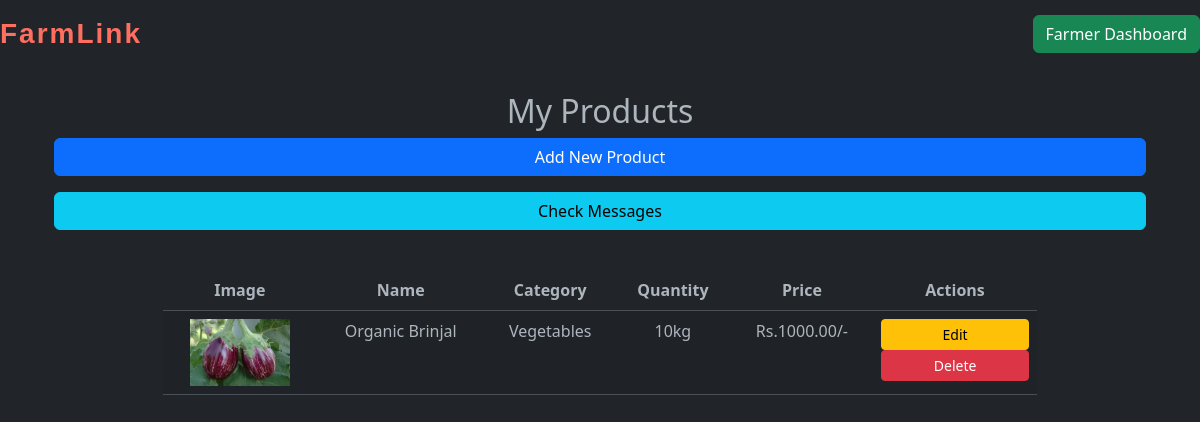
The app's page /products/farmer/dashboard/ (signed in) with its own data.
### products/models.py (models this page shows, shortened)
class Product(models.Model):
    CATEGORY_CHOICES = [
        ('Crops', 'Crops'),
        ('Fruits', 'Fruits'),
        ('Vegetables', 'Vegetables'),
    ]
    farmer = models.ForeignKey(settings.AUTH_USER_MODEL, on_delete=models.CASCADE, related_name='products')
    name = models.CharField(max_length=100)
    category = models.CharField(max_length=20, choices=CATEGORY_CHOICES)
    quantity = models.PositiveIntegerField()
    price = models.DecimalField(max_digits=10, decimal_places=2)
    image = models.ImageField(upload_to='product_images/', blank=True, null=True)
    created_at = models.DateTimeField(auto_now_add=True)

### products/views.py (the view)
# urls.py: path('farmer/dashboard/', views.farmer_dashboard, name='farmer_dashboard'),
@login_required
def farmer_dashboard(request):
    products = Product.objects.filter(farmer=request.user)
    return render(request, 'products/farmer_dashboard.html', {'products': products})

### products/templates/products/farmer_dashboard.html (shortened to what this page needs)
{% extends 'base.html' %}
{% load static %}
{% block content %}
<div class="container text-center">
    <h2>My Products</h2>
    <a href="{% url 'add_product' %}" class="btn btn-primary mb-3 w-100">Add New Product</a>
    <a href="{% url 'farmer_inbox' %}" class="btn btn-info mb-3 w-100">Check Messages</a>
    <table class="table table-striped mt-4 mx-auto" style="width: 80%;">
        <thead>
            <tr>
                <th>Image</th>
                <th>Name</th>
                <th>Category</th>
                <th>Quantity</th>
                <th>Price</th>
                <th>Actions</th>
            </tr>
        </thead>
        <tbody>
            {% for product in products %}
            <tr>
                <td>
                    {% if product.image %}
                    <img src="{{ product.image.url }}" alt="{{ product.name }}" width="100">
                    {% else %}
                    No Image
                    {% endif %}
                </td>
                <td>{{ product.name }}</td>
                <td>{{ product.category }}</td>
                <td>{{ product.quantity }}kg</td>
                <td>Rs.{{ product.price }}/-</td>
                <td>
                    <a href="{% url 'edit_product' product.pk %}" class="btn btn-sm btn-warning w-100">Edit</a>
                    <a href="{% url 'delete_product' product.pk %}" class="btn btn-sm btn-danger w-100">Delete</a>
                </td>
            </tr>
            {% endfor %}
        </tbody>
    </table>
</div>
{% endblock %}

### records on screen
Product: image (picture), name "Organic Brinjal", category "Vegetables", quantity "10", price "1000.00"
